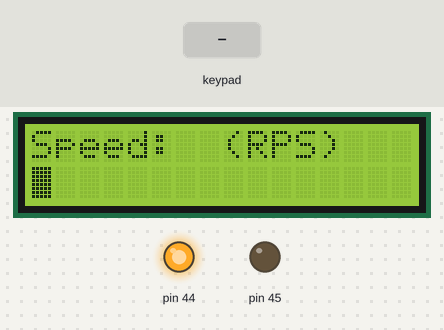
This sketch was run on a simulated Arduino Mega 2560, built with avr-gcc and run on an emulated ATmega2560. On the bench: 16×2 character LCD, output pins drawn as LEDs (lit = HIGH). Inputs (shaded band) come from the test bench.

Above: at 0.8 s.
0.9 s: key 'e' pressed
At 2.0 s:
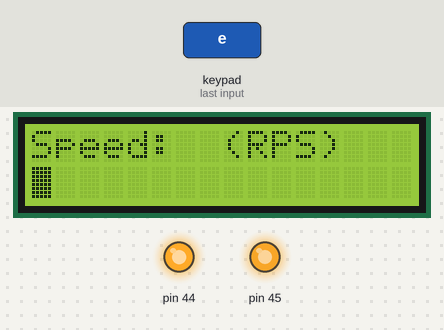
2.4 s: key 'w' pressed
At 3.6 s:
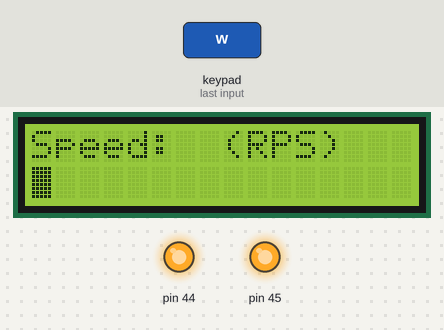
3.9 s: keypad keys 3 0 2 9 2 8 2 7 pressed 0.4 s apart
At 7.0 s:
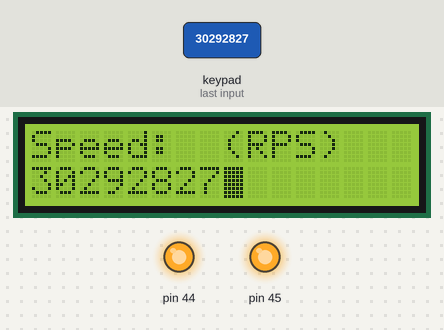
8.6 s: keypad keys 3 0 2 9 2 8 2 7 # pressed 0.4 s apart
At 11.7 s:
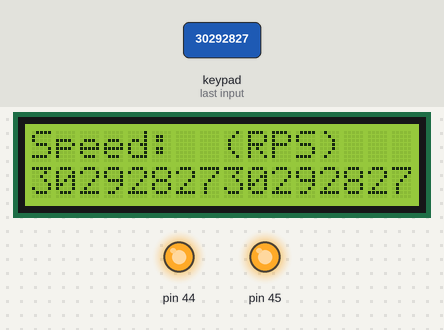
Timing chart, 0 to 13.2 s (numbered marks = the images above; inputs shaded):
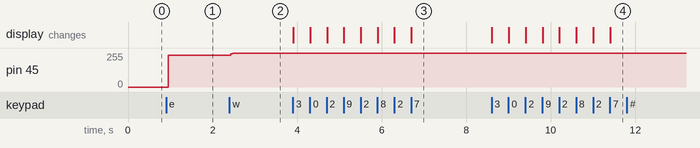

The sketch:

KEYPAD-LCD-STEPMOTOR.ino
```cpp
#include <LiquidCrystal.h>
#include <Keypad.h>

const int rs = 11, en = 10, d0 = 9, d1 = 8, d2 = 7, d3 = 6, d4 = 5, d5 = 4, d6 = 3, d7 = 2;
LiquidCrystal lcd(rs, en, d0, d1, d2, d3, d4, d5, d6, d7);

const byte ROWS = 5;
const byte COLS = 4;
char hexaKeys[5][4] = {
  {'l', '0', 'r', 'e'},
  {'7', '8', '9', 'x'},
  {'4', '5', '6', 'd'},
  {'1', '2', '3', 'u'},
  {'w', 'q', '#', '*'}
};
byte colPins[4] = {30, 29, 28, 27};
byte rowPins[5] = {26, 25, 24, 23, 22};
Keypad customKeypad = Keypad( makeKeymap(hexaKeys), rowPins, colPins, ROWS, COLS);

int v1 = 0;

int GetNumber()
{
  int num = 0;
  char key = customKeypad.getKey();
  while (key != 'e')
  {
    switch (key)
    {
      case NO_KEY:
        break;

      case '0': case '1': case '2': case '3': case '4':
      case '5': case '6': case '7': case '8': case '9':
        lcd.print(key);
        num = num * 10 + (key - '0');
        break;

      case 'x':
        num = 0;
        break;

    }

    key = customKeypad.getKey();
  }

  lcd.clear();
  lcd.print("Speed:  (RPS)");
  lcd.setCursor(0, 1);
  return num;
}


void setup() {
  Serial.begin(9600);
  lcd.begin(16, 2);
  lcd.blink();
  lcd.print("Speed:  (RPS)");
  lcd.setCursor(0, 1);

  pinMode(44, OUTPUT);
  pinMode(45, OUTPUT);
  digitalWrite(44, HIGH);

  v1 = GetNumber();
}
void loop() {
  char customKey = customKeypad.getKey();

  if (customKey == 'w'){
    v1 = GetNumber();
  }


  digitalWrite(45, LOW);
  digitalWrite(45, HIGH);
  delayMicroseconds(v1);

}
```

Measured:
- after the input at 0.9 s, pin 45: 0/255 → 240/255 after 0.05 s
- after the input at 2.4 s, pin 45: 240/255 → 255/255 at once
- after the input at 3.9 s, the display: first changes at once (image 3 shows a later state)
- after the input at 8.6 s, the display: first changes at once (image 4 shows a later state)
